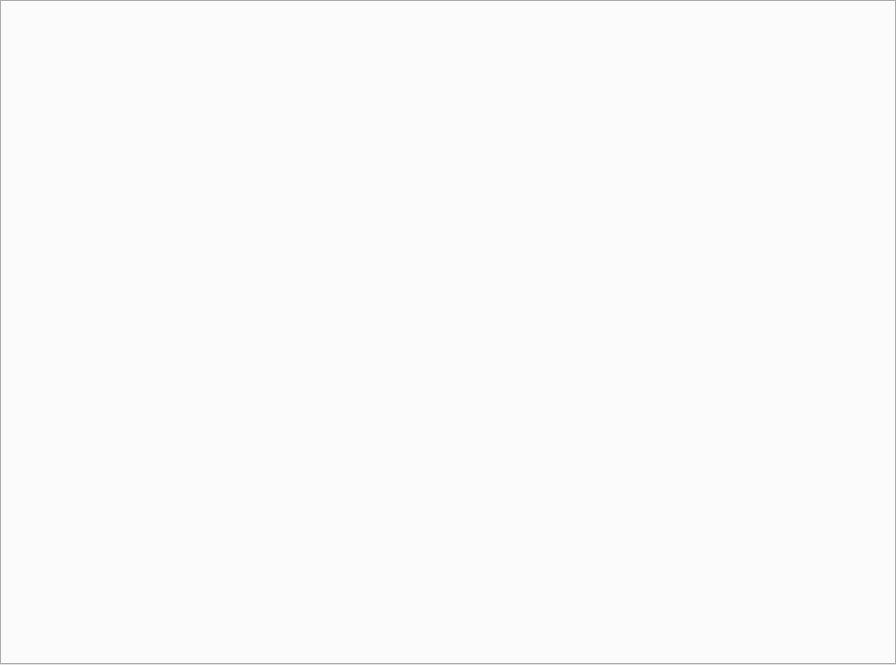
<?xml version="1.0" encoding="UTF-8"?>
<ui version="4.0">
 <class>TabWidget</class>
 <widget class="QTabWidget" name="TabWidget">
  <property name="geometry">
   <rect>
    <x>0</x>
    <y>0</y>
    <width>896</width>
    <height>665</height>
   </rect>
  </property>
  <property name="windowTitle">
   <string>TabWidget</string>
  </property>
 </widget>
 <resources/>
 <connections/>
</ui>
